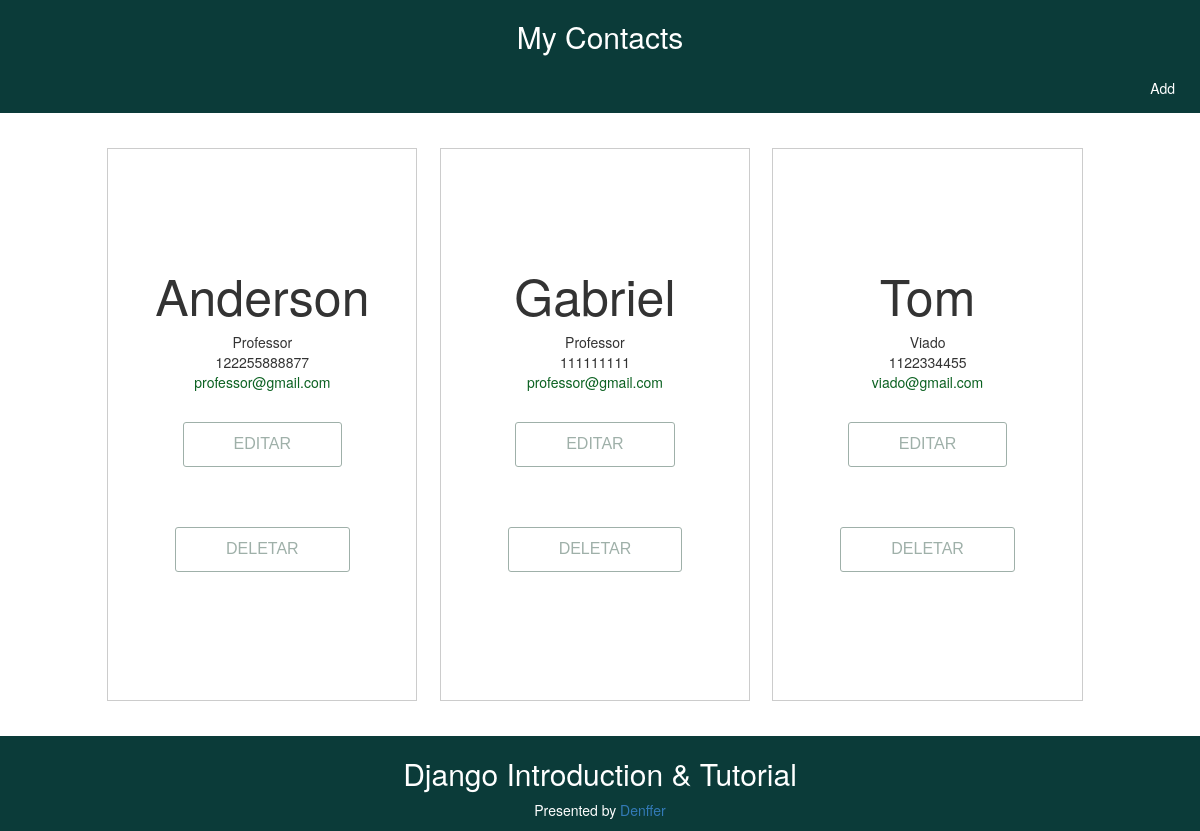
The app's page /, older data.
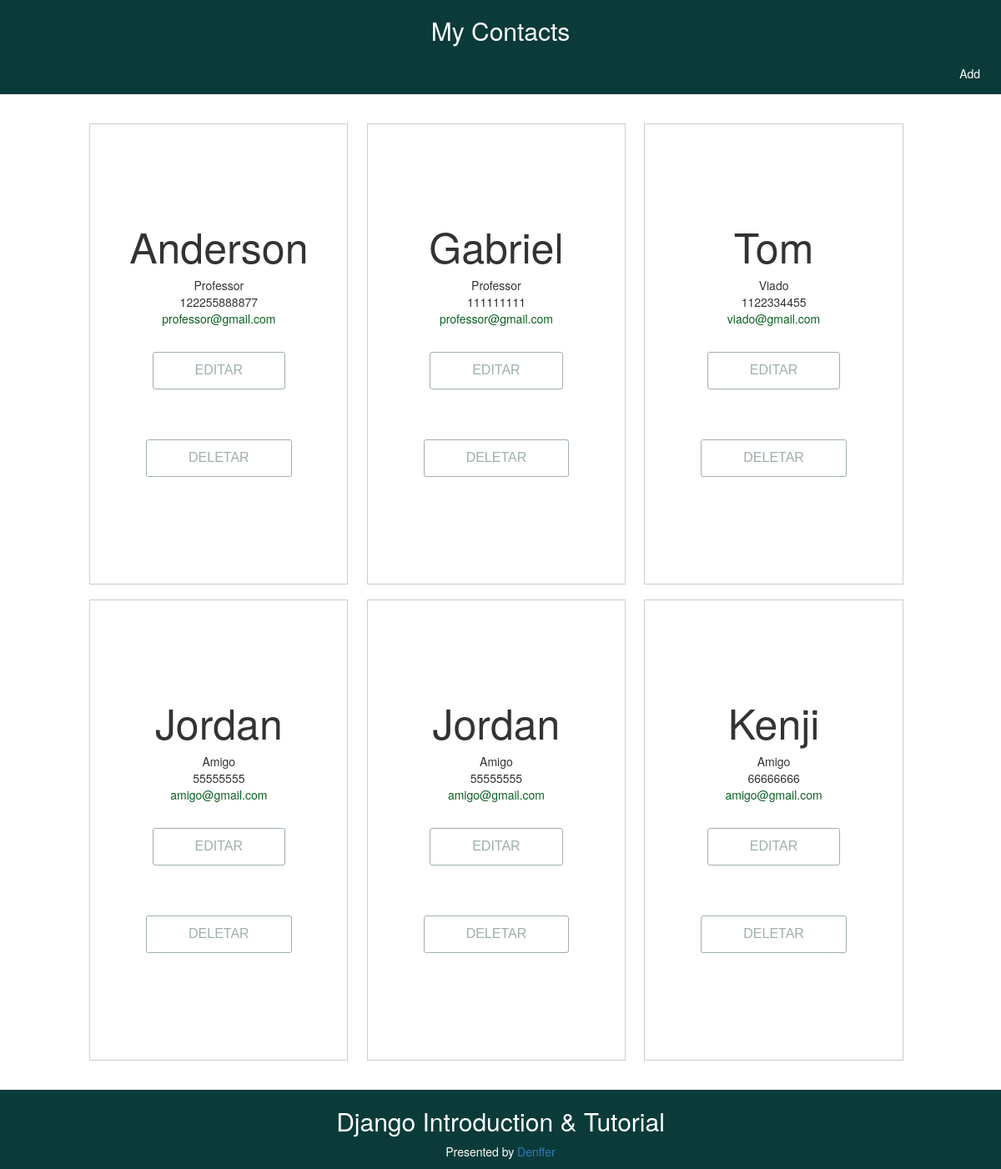
The same page, newer data.
### mycontacts/models.py (models this page shows)
class Contact(models.Model):
    name = models.CharField(max_length=200)
    relation = models.CharField(max_length=200)
    phone = models.CharField(max_length=200)
    email = models.CharField(max_length=200)

### mycontacts/views.py (the view)
# urls.py: path('', views.show),
def show(request):
    contact_list = Contact.objects.all()
    return render(request, 'mycontacts/show.html',{'contacts': contact_list})

### mycontacts/templates/mycontacts/show.html
{% extends 'mycontacts/background.html' %}
{% load static %}
{% block content %}
<div class="container-show">
    <ul class="grid" style="list-style-type: none">
    {% for contact in contacts %}
    <li>
        <div>
            <h2 class="name">{{ contact.name }}</h2>
            <div class="relation">{{ contact.relation }}</div>
            <div class="phone">{{ contact.phone }}</div>
            <div class="email"><a href='{{ contact.email }}'>{{ contact.email }}</a> </div>
            <div class="text-center">
                <a href="{% url 'edit' contact.id %}">
                    <button class="btn">Editar</button>
                </a>
                <a href="{% url 'delete' contact.id %}">
                    <button class="btn">Deletar</button>
                </a>
            </div>
        </div>
    </li>
    {%  endfor %}
    </ul>
</div>
{% endblock content %}

Row changes from the older to the newer data that the page shows:
added Contact: name "Jordan", relation "Amigo", phone "55555555", email "amigo@gmail.com"
added Contact: name "Jordan", relation "Amigo", phone "55555555", email "amigo@gmail.com"
added Contact: name "Kenji", relation "Amigo", phone "66666666", email "amigo@gmail.com"
